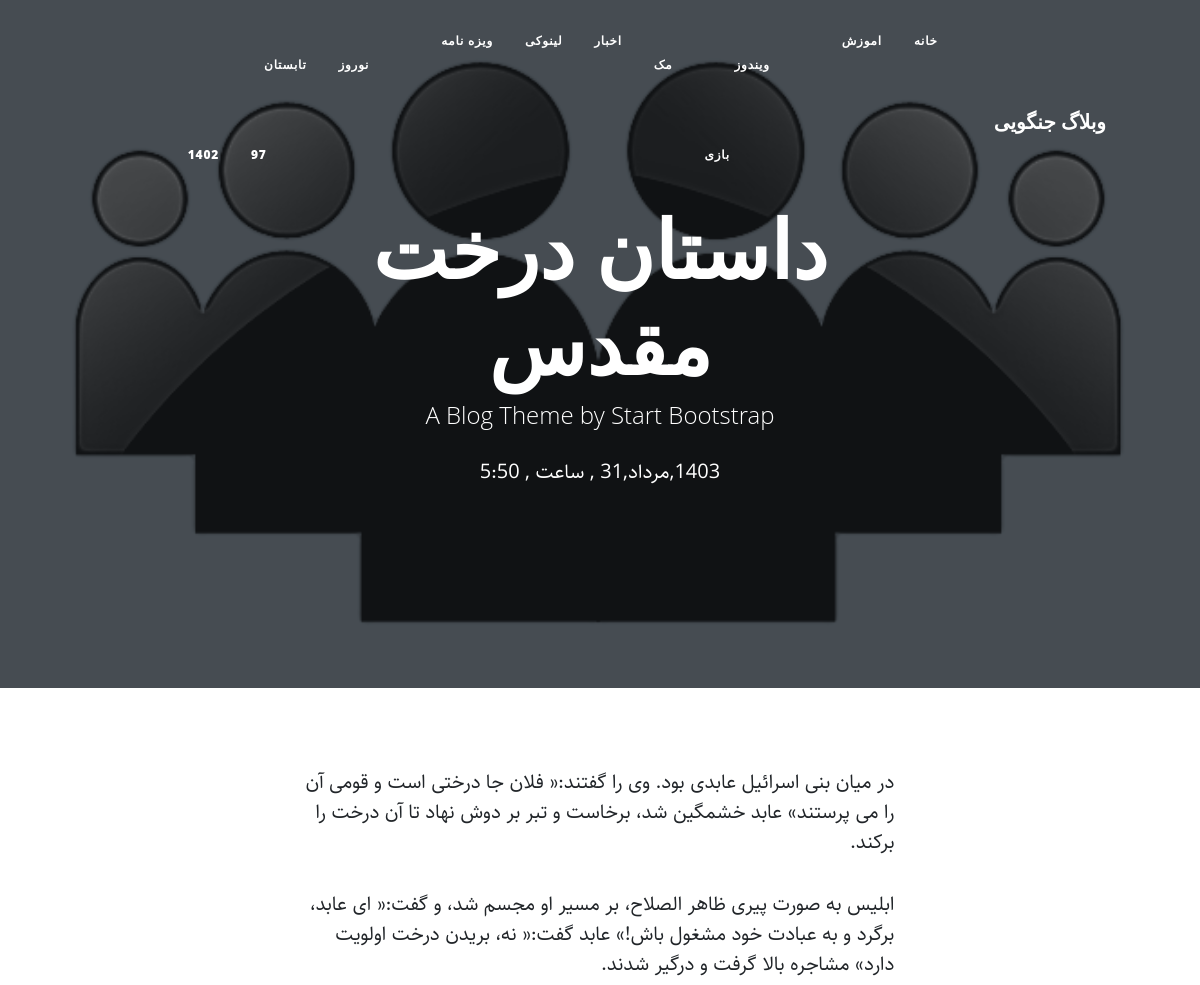
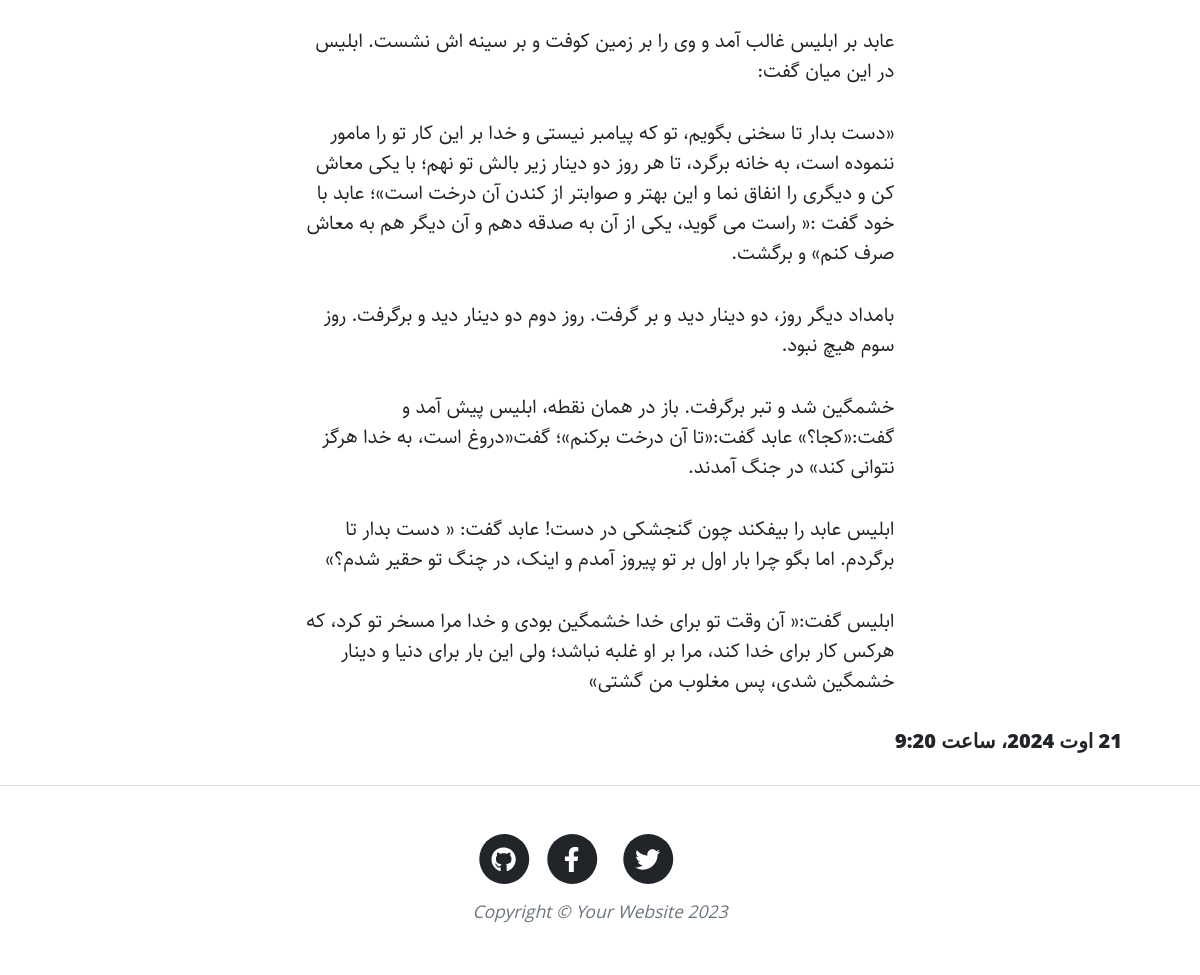
The page /detail/story8 on the database its author committed (2 pictures, top to bottom).
### home/models.py (models this page shows, shortened)
class Category(models.Model):
    parent = models.ForeignKey('self', null=True, blank=True, related_name='children', on_delete=models.SET_NULL, verbose_name='زیر دسته')
    title = models.CharField(max_length=100, verbose_name="عنوان دسته بندی")
    slug = models.SlugField(max_length=100, unique=True, verbose_name="ادرس دسته بندی")
    status = models.BooleanField(default=True, verbose_name="آیا نمایش داده شود؟")
    position = models.IntegerField(verbose_name="موقعیت")
    class Meta:  # ین کلاس برای تنظیمات مدل هست
        verbose_name_plural = 'دسته بندی ها'
        verbose_name = 'دسته بندی'
        ordering = ['parent__id', 'position'] # می خوام رکورد ها بر اساس پوزیشن و به صورت صعودی مرتب بشه

class Article(models.Model):
    STATUS_CHOICES = (
        ('D', 'پیش نویس'),  #  اگر دف انتخاب بشه دی نشون میده
        ('P', 'منتشر شده'),  #  اگر پابلیش انتخاب بشه پی نشون میده
    )
    title = models.CharField(max_length=100, verbose_name="عنوان مقاله")
    slug = models.SlugField(max_length=100, unique=True, verbose_name="ادرس مقاله")  #  ادرس
    category = models.ManyToManyField(Category, verbose_name="دسته بندی", related_name="articles")  #  برای دسته بندی استفاده میشه
    description = models.TextField(verbose_name="محتوا")  #
    thumbnail = models.ImageField(upload_to="thumbnails", verbose_name="تصویر مقاله")
    published = models.DateTimeField(default=timezone.now, verbose_name='زمان انتشار مقاله')  #  زمان انتشار
    created = models.DateTimeField(auto_now_add=True, verbose_name='زمان ساخت مقاله')  #  زمان ساخت
    updated = models.DateTimeField(auto_now=True, verbose_name='زمان ادیت مقاله')  #  زمان ابدیت
    status = models.CharField(max_length=1, choices=STATUS_CHOICES, default='D', verbose_name="وضعیت")
    class Meta: # ین کلاس برای تنظیمات مدل هست
        verbose_name_plural = 'مقالات' # برای جا هایی که نام مدل رو باید به صورت جمع بنویسه
        verbose_name = 'مقاله' # این دو تا نامی که برای مدل توی ادمین پنل باید بزارم رو تعیین میکنه
    def jpublished(self):  # ین تابع تایم رو برای تغییرات به تابع میفرسته تا تاریخ به شمسی بشه
        return change_to_jalali(self.published)
    objects = ArticleManager()  # منیجر ArticleManeger به قابلیت های منیجر objects اضافه میشه
    def thumbnail_tag(self): # این تابع برای نمایش تصویر هستش
        return format_html(f"<img width = 100 height = 75 style = border-radius:6px src='{self.thumbnail.url}'>")
    thumbnail_tag.short_description = "تصویر"

### home/views.py (the view)
# urls.py: path('detail/<slug:slug>', views.detail, name='detail'),
def detail(request, slug):
    detail = {
        'article':get_object_or_404(Article, slug=slug), # , status='P' ثلا اگر اینو به فیلتر اضافه کنم فقط published ها رو نشون میده
        'categories': Category.objects.all().filter(status=True),
    }
    return render(request, 'detail.html', detail)

### extensions/jalali.py (called while the page is built)
    def persian_tuple(self):
        return self.persian_year, self.persian_month, self.persian_day

### extensions/utils.py (called while the page is built)
def change_to_jalali(time):  #  برای تغییر اطلاعات به شمسی
    time_to_string = f"{time.year},{time.month},{time.day}" # فرمت رو به استرینگ تبدیل میکنه
    time_to_tuple = jalali.Gregorian(time_to_string).persian_tuple()  #  به شمسی تبدیل میکنه
    jmonth = ["فروردین","اردیبهشت","خرداد","تیر","مرداد","شهریور","مهر","ابان","اذر","دی","بهمن","سفند"]
    time_to_list = list(time_to_tuple)
    for index, month in enumerate(jmonth): # enumerate به هر عنصر از ارایه یک اندیس میده و month میشه نام هر عنصر
        if time_to_list[1] == index + 1:
            time_to_list[1] = month
            break
    output = f"{time_to_list[0]},{time_to_list[1]},{time_to_list[2]} , ساعت , {time.hour}:{time.minute}"
    return output

### home/templatetags/base_tags.py (called while the page is built)
@register.simple_tag
def title():
    return 'وبلاگ جنگویی'

### home/templates/detail.html (shortened to what this page needs)
{% extends 'base.html' %}
{% load static %}
{% block pageHeader %}
        <header class="masthead" style="background-image: url('{{article.thumbnail.url}}')">
            <div class="container position-relative px-4 px-lg-5">
                <div class="row gx-4 gx-lg-5 justify-content-center">
                    <div class="col-md-10 col-lg-8 col-xl-7">
                        <div class="site-heading">
                            <h1>{{ article.title  }}</h1>
                            <span class="subheading">A Blog Theme by Start Bootstrap</span>
                            <br><time>{{ article.jpublished }}</time>
                        </div>
                    </div>
                </div>
            </div>
        </header>
{% endblock %}
{% block main %}
        <article class="mb-4">
            <div class="container px-4 px-lg-5">
                <div class="row gx-4 gx-lg-5 justify-content-center">
                    <div class="col-md-10 col-lg-8 col-xl-7">
                        {{ article.description|linebreaks }}
                    </div>
                    <h5>{{ article.created }}</h5>
                </div>
            </div>
        </article>
{% endblock %}

### home/templates/base.html (shortened to what this page needs)
<!DOCTYPE html>
{% load base_tags %}
{% load static %}
<html lang="en">
<head>
    <link href="{% static 'home/css/styles.css' %}" rel="stylesheet" />
    <link href="{% static 'home/css/rtl.css' %}" rel="stylesheet" />
    </head>
    <body>
    </body>
</html>
        <nav class="navbar navbar-expand-lg navbar-light" id="mainNav">
            <div class="container px-4 px-lg-5">
                <a class="navbar-brand" href="{% url 'home:home' %}"> {% title %} </a>
                    <div class="collapse navbar-collapse subnav" id="navbarResponsive">
                            <ul class="navbar-nav ms-auto py-4 py-lg-0 m-lg-0">
                                <li class="nav-item"><a class="nav-link px-lg-3 py-3 py-lg-4" href="{% url 'home:home' %}">خانه</a></li>
                                {% for cat in categories %}
                                    {% if cat.parent == null %}
                                        <li class="nav-item"><a class="nav-link px-lg-3 py-3 py-lg-4" href="{% url 'home:category' cat.slug %}">{{cat.title}}</a></li>
                                        {% if cat.children.all %}
                                            {% include 'category_loop.html' %}
                                        {% endif %}
                                    {% endif %}
                                {% endfor %}
                            </ul>
                        </div>
            </div>
        </nav>
        {% block pageHeader %}
        {% endblock %}
        {% block main %}
        {% endblock %}
        <footer class="border-top">
            <div class="container px-4 px-lg-5">
                <div class="row gx-4 gx-lg-5 justify-content-center">
                    <div class="col-md-10 col-lg-8 col-xl-7">
                        <ul class="list-inline text-center">
                            <li class="list-inline-item">
                                <a href="#!">
                                    <span class="fa-stack fa-lg">
                                        <i class="fas fa-circle fa-stack-2x"></i>
                                        <i class="fab fa-twitter fa-stack-1x fa-inverse"></i>
                                    </span>
                                </a>
                            </li>
                            <li class="list-inline-item">
                                <a href="#!">
                                    <span class="fa-stack fa-lg">
                                        <i class="fas fa-circle fa-stack-2x"></i>
                                        <i class="fab fa-facebook-f fa-stack-1x fa-inverse"></i>
                                    </span>
                                </a>
                            </li>
                            <li class="list-inline-item">
                                <a href="#!">
                                    <span class="fa-stack fa-lg">
                                        <i class="fas fa-circle fa-stack-2x"></i>
                                        <i class="fab fa-github fa-stack-1x fa-inverse"></i>
                                    </span>
                                </a>
                            </li>
                        </ul>
                        <div class="small text-center text-muted fst-italic">Copyright &copy; Your Website 2023</div>
                    </div>
                </div>
            </div>
        </footer>
    </body>
</html>

### home/templates/category_loop.html
<ul class="navbar-nav ms-auto py-4 py-lg-4 ">
  {% for cat in cat.children.all %}
    <li class="nav-item">
      <a class="nav-link px-lg-3 py-4 py-lg-6" href="{% url 'home:category' cat.slug %}">{{cat.title}}</a>
      {% if cat.children.all %}
        {% include 'category_loop.html' %}
      {% endif %}
    </li>
  {% endfor %}
</ul>

### static/home/css/rtl.css (style rules this page uses)
body { direction: rtl; text-align: right; font-family: Sahel; font-size: 20px; }
.navbar-nav { margin-left: initial !important; margin-right: auto; }

### rows shown on the page
Category: title "اموزش"
Category: title "ویندوز"
Category: title "بازی"
Category: title "مک"
Category: title "اخبار"
Category: title "لینوکی"
Category: title "ویزه نامه"
Category: title "نوروز"
Category: title "تابستان"
Category: title "97"
Category: title "1402"
Article: thumbnail (picture), title "داستان درخت مقدس", jpublished "1403,مرداد,31 , ساعت , 5:50", description "در میان بنی اسرائیل عابدی بود. وی را گفتند:« فلان جا درختی است و قومی آن را می پرستند» عابد خشمگین شد، برخاست و تبر بر دوش نهاد تا آن درخت را برکند. ابلیس به صورت پیری ظاهر الصلاح، بر مسیر او مجسم شد، و گفت:« ای عابد، برگرد و به عبادت خود مشغول باش!» عابد گفت:« نه، بریدن درخت اولویت دارد» مشاجره بالا گرفت و درگیر شدند. عابد بر ابلیس غالب آمد و وی را بر زمین کوفت و بر سینه اش نشست. ابلیس در این میان گفت: «دست بدار تا سخنی بگویم، تو که پیامبر نیستی و خدا بر این کار تو را مامور ننموده است، به خانه برگرد، تا هر روز دو دینار زیر بالش تو نهم؛ با یکی معاش کن و دیگری را انفاق نما و این بهتر و صوابتر از کندن آن درخت است»؛ عابد با خود گفت :« راست می گوید، یکی از آن به صدقه دهم و آن دیگر هم به معاش…", created "21 اوت 2024، ساعت 9:20"
